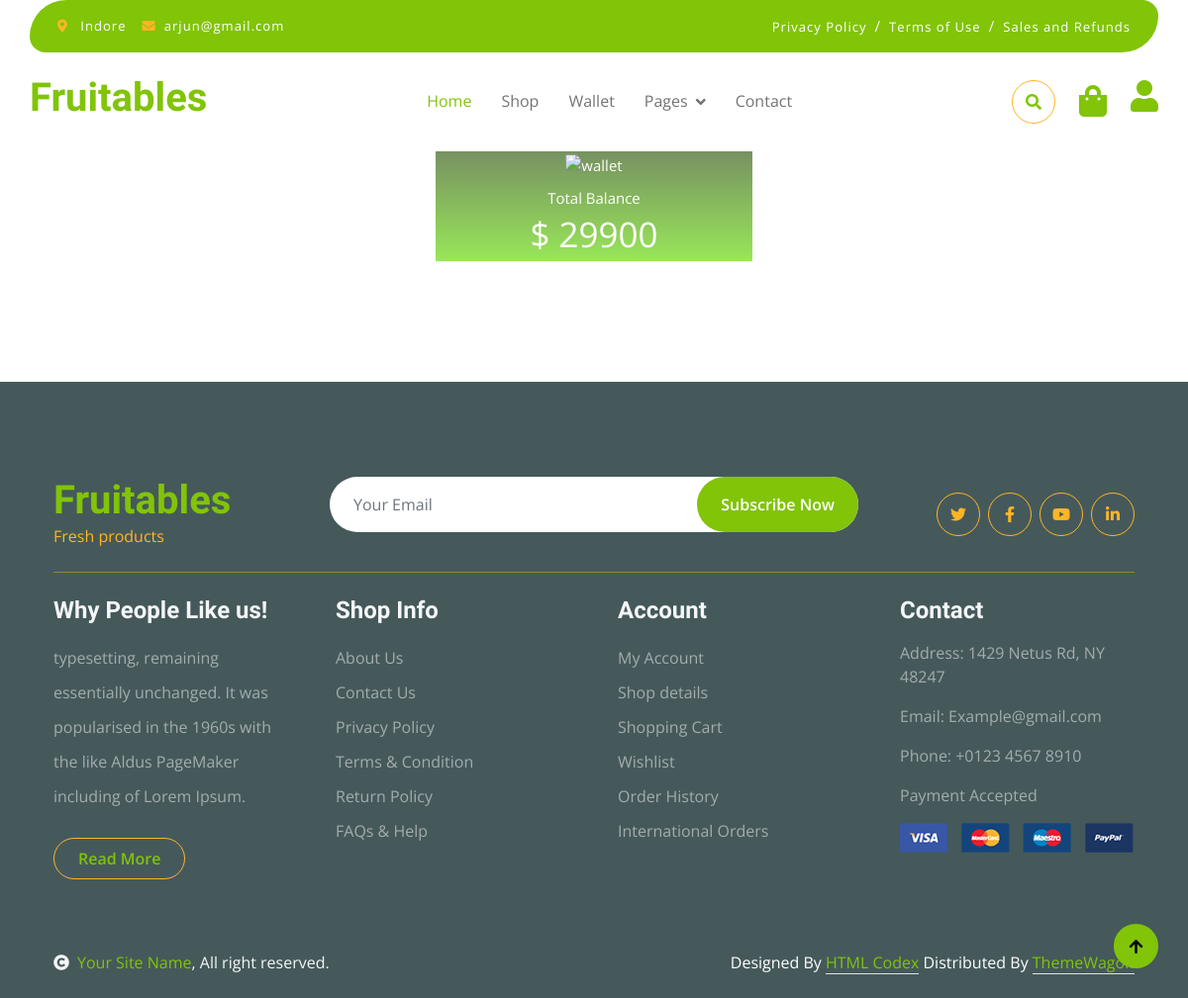
Page /fruitable/wallet (signed in) on the earlier database version.
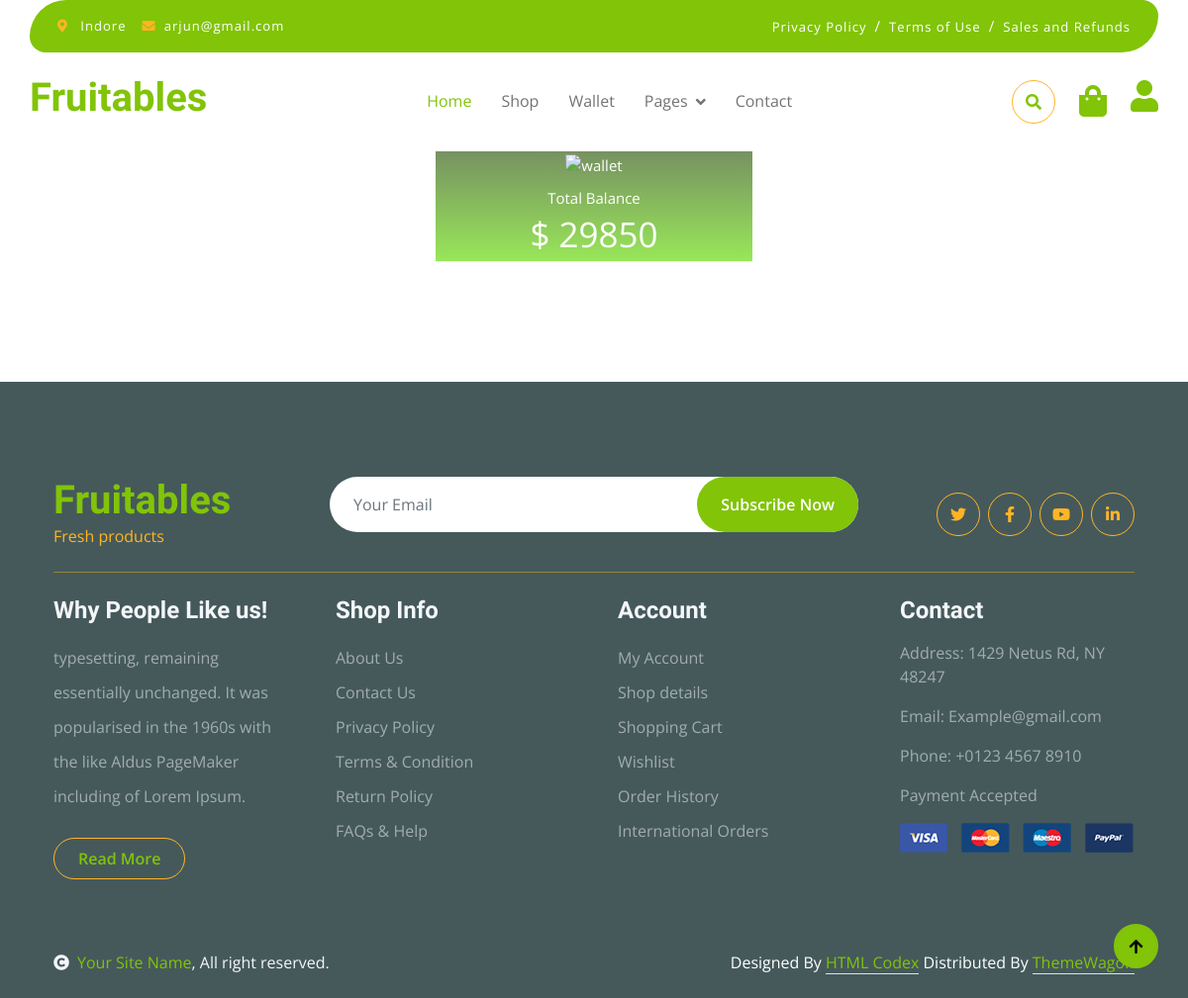
Same page on the later database version.
### shop/models.py (models this page shows, shortened)
class Wallet(models.Model):
    user=models.OneToOneField(CustomUser,on_delete=models.CASCADE)
    balance=models.PositiveIntegerField(default=0)

### shop/views.py (the view)
# urls.py: path('wallet',wallet,name='wallet'),
def wallet(request):
    wallet=Wallet.objects.get(user=request.user)
    return render(request,'wallet.html',{'wallet':wallet})

### templates/wallet.html (shortened to what this page needs)
{% extends "base.html" %}
{% block wallet %}
<head>
</head>
<body>
	<div class="wallet-container text-center">
		<p class="page-title">{{wallet.user.first_name}} E-wallet</p>
		<div class="amount-box text-center">
			<img src="https://lh3.googleusercontent.com/ohLHGNvMvQjOcmRpL4rjS3YQlcpO0D_80jJpJ-QA7-fQln9p3n7BAnqu3mxQ6kI4Sw" alt="wallet">
			<p>Total Balance</p>
			<p class="amount">$ {{wallet.balance}}</p>
		</div>
</div>
{% endblock wallet %}

Differences in the rows shown:
changed Wallet: balance "29900" → "29850"
